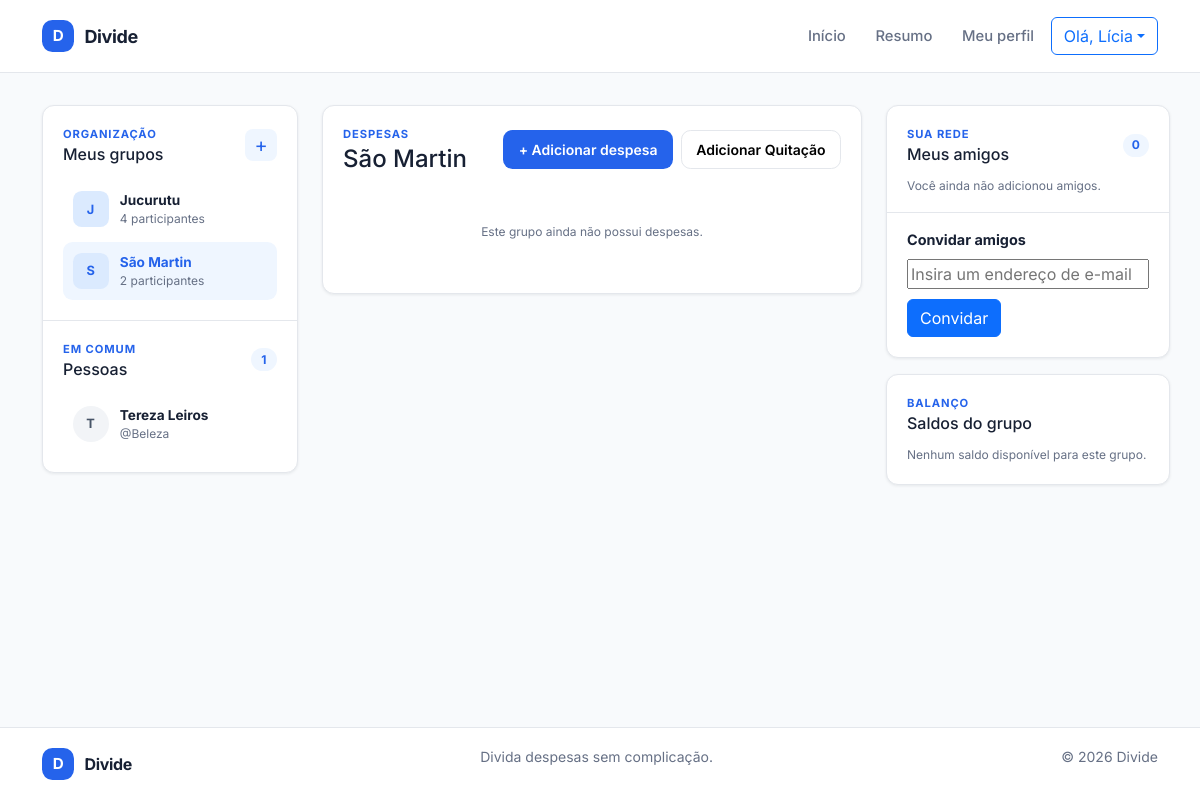
/sumario/?grupo=6 (signed in), run on the app's committed database.
### app_divide/models/grupo.py (models this page shows, shortened)
class Grupo(models.Model):
    nome = models.CharField(max_length=100, unique=True)
    descricao = models.TextField(blank=True, null=True)
    data_criacao = models.DateTimeField(auto_now_add=True)
    criado_por = models.ForeignKey(settings.AUTH_USER_MODEL,
                on_delete=models.CASCADE, related_name='criador_grupo')

### app_divide/views/HomeView.py (the view)
def sumario_view(request):
    print(f"Request method: {request.method} em sumario_view")
    grupos = Grupo.objects.none()
    pessoas = get_user_model().objects.none()
    grupo_selecionado = None
    despesas = []
    despesa_form = DespesaForm()
    pagamento_form = None
    convite_form = ConvidarForm()
    gerenciar_sumario = None
    if request.user.is_authenticated:
        grupos = (Grupo.objects.annotate(participantes_ativos=Count('participantes', filter=Q(participantes__ativo=True), distinct=True,))
                  .filter(participantes__usuario=request.user, participantes__ativo=True)
                  .distinct()
                  .order_by('nome')
                  )
        pessoas = (
            get_user_model().objects
            .filter(participacoes__grupo__in=grupos, participacoes__ativo=True)
            .exclude(pk=request.user.pk)
            .distinct()
            .order_by('first_name', 'username')
        )
        grupo_id = request.POST.get('grupo') if request.method == 'POST' else request.GET.get('grupo')
        print(f"Grupo_ID selecionado: {grupo_id}")
        if grupo_id and grupo_id.isdigit():
            grupo_selecionado = grupos.filter(pk=grupo_id).first()
        if grupo_selecionado is None:
            grupo_selecionado = grupos.first()
        if grupo_selecionado is not None:
            gerenciar_sumario = GerenciarSumario(grupo_selecionado)
            despesas = (
                grupo_selecionado.grupo_despesa
                .select_related('criador', 'criador__usuario')
                .order_by('-data_despesa', '-pk')
            )
            pessoas = (
                get_user_model().objects
                .filter(participacoes__grupo_id=grupo_selecionado.pk, participacoes__ativo=True)
                .exclude(pk=request.user.pk)
                .distinct()
                .order_by('first_name', 'username')
            )
    pagamento_form = PagamentoForm(grupo=grupo_selecionado) if grupo_selecionado else None
    context = {
        'grupos': grupos,
        'pessoas': pessoas,
        'grupo_selecionado': grupo_selecionado,
        'despesas': despesas,
        'despesa_form': despesa_form,
        'valores_individuais': gerenciar_sumario.calcular_valores_individuais() if gerenciar_sumario is not None else {},
        'pagamento_form': pagamento_form,
        'convite_form': convite_form,
    }
    return render(request, template_name='home/sumario.html', context=context, status=200)

### app_divide/templates/home/sumario.html (shortened to what this page needs)
{% extends "base.html" %}
{% load static %}
{% block styles %}
    <link rel="stylesheet" href="{% static 'css/sumario.css' %}">
{% endblock %}
{% block content %}
    <div class="container summary-layout">
        <aside class="summary-sidebar" aria-label="Seus grupos e contatos">
            <section class="sidebar-section" aria-labelledby="groups-title">
                <div class="section-heading">
                    <div>
                        <p class="eyebrow">Organização</p>
                        <h2 id="groups-title">Meus grupos</h2>
                    </div>
                    {% if user.is_authenticated %}
                        <button class="icon-button"
                                type="button"
                                data-bs-toggle="modal"
                                data-bs-target="#groupModal"
                                aria-label="Criar novo grupo"
                                title="Criar novo grupo">+</button>
                    {% endif %}
                </div>
                {% if user.is_authenticated %}
                    {% if grupos %}
                        <ul class="sidebar-list">
                            {% for grupo in grupos %}
                                <li>
                                    <a class="sidebar-item{% if grupo.pk == grupo_selecionado.pk %} is-active{% endif %}"
                                       href="{% url 'sumario' %}?grupo={{ grupo.pk }}"
                                       {% if grupo.pk == grupo_selecionado.pk %}aria-current="page"{% endif %}>
                                        <span class="item-avatar item-avatar-group" aria-hidden="true">{{ grupo.nome|first|upper }}</span>
                                        <span class="item-content"><strong>{{ grupo.nome }}</strong><small>{{ grupo.participantes_ativos }} participante{{ grupo.participantes_ativos|pluralize }}</small></span>
                                    </a>
                                </li>
                            {% endfor %}
                        </ul>
                    {% else %}
                        <p class="empty-state">Você ainda não participa de nenhum grupo.</p>
                    {% endif %}
                {% else %}
                    <p class="empty-state">Entre na sua conta para visualizar seus grupos.</p>
                {% endif %}
            </section>
            <section class="sidebar-section" aria-labelledby="people-title">
                <div class="section-heading">
                    <div>
                        <p class="eyebrow">Em comum</p>
                        <h2 id="people-title">Pessoas</h2>
                    </div>
                    {% if user.is_authenticated %}<span class="count-badge">{{ pessoas|length }}</span>{% endif %}
                </div>
                {% if pessoas %}
                    <ul class="sidebar-list">
                        {% for pessoa in pessoas %}
                            <li class="sidebar-item">
                                <span class="item-avatar" aria-hidden="true">{{ pessoa.get_full_name|default:pessoa.username|first|upper }}</span>
                                <span class="item-content"><strong>{{ pessoa.get_full_name|default:pessoa.username }}</strong><small>@{{ pessoa.username }}</small></span>
                            </li>
                        {% endfor %}
                    </ul>
                {% elif user.is_authenticated %}
                    <p class="empty-state">Nenhuma outra pessoa encontrada nos seus grupos.</p>
                {% else %}
                    <p class="empty-state">As pessoas dos seus grupos aparecerão aqui.</p>
                {% endif %}
            </section>
        </aside>
        <main class="expense-column">
            <section class="content-card">
                <div class="expense-heading">
                    <div>
                        <p class="eyebrow">Despesas</p>
                        <h1>{% if grupo_selecionado %}{{ grupo_selecionado.nome }}{% else %}Selecione um grupo{% endif %}</h1>
                    </div>
                    {% if grupo_selecionado %}
                        <div class="expense-actions">
                            <button class="button button-primary button-small"
                                    type="button"
                                    data-open-expense-modal>+ Adicionar despesa</button>
                            <button class="button button-secondary button-small"
                                    type="button"
                                    data-bs-toggle="modal"
                                    data-bs-target="#paymentModal">Adicionar Quitação</button>
                        </div>
                    {% endif %}
                </div>
                {% if despesas %}
                    <ul class="expense-list">
                        {% for despesa in despesas %}
                            <li class="expense-item">
                                <div class="expense-date"><strong>{{ despesa.data_despesa|date:"d" }}</strong><span>{{ despesa.data_despesa|date:"M" }}</span></div>
                                <div class="expense-info">
                                    <strong>{{ despesa.descricao }}</strong>
                                    <small>Criada por {{ despesa.criador.nome|default:despesa.criador.usuario.first_name|default:despesa.criador.usuario.username }}</small>
                                </div>
                                <strong class="expense-value">R$ {{ despesa.valor_total|floatformat:2 }}</strong>
                            </li>
                        {% endfor %}
                    </ul>
                {% elif grupo_selecionado %}
                    <p class="empty-state expense-empty">Este grupo ainda não possui despesas.</p>
                {% else %}
                    <p class="empty-state expense-empty">Suas despesas aparecerão após você selecionar um grupo.</p>
                {% endif %}
            </section>
        </main>
        <aside class="summary-aside" aria-label="Amigos e saldos">
            <section class="content-card friends-card" aria-labelledby="friends-title">
                <div class="section-heading">
                    <div>
                        <p class="eyebrow">Sua rede</p>
                        <h2 id="friends-title">Meus amigos</h2>
                    </div>
                    {% if user.is_authenticated %}<span class="count-badge">{{ amigos|length }}</span>{% endif %}
                </div>
                {% if amigos %}
                    <ul class="friends-list">
                        {% for amigo in amigos %}
                            <li class="friend-item">
                                <span class="item-avatar" aria-hidden="true">{{ amigo.get_full_name|default:amigo.username|first|upper }}</span>
                                <span class="item-content">
                                    <strong>{{ amigo.get_full_name|default:amigo.username }}</strong>
                                    <small>@{{ amigo.username }}</small>
                                </span>
                            </li>
                        {% endfor %}
                    </ul>
                {% elif user.is_authenticated %}
                    <p class="empty-state friends-empty">Você ainda não adicionou amigos.</p>
                {% else %}
                    <p class="empty-state friends-empty">Entre na sua conta para visualizar seus amigos.</p>
                {% endif %}
                {% if user.is_authenticated %}
                    <form class="invite-form" method="post" action="{% url 'sumario' %}">
                        <label class="invite-label" for="friend-email">Convidar amigos</label>
                        {% if convite_form %}
                            <div class="invite-controls">
                                {{ convite_form.mail_destinatario }}
                                <button class="btn btn-primary" type="submit">Convidar</button>
                            </div>
                        {% endif %}
                    </form>
                {% endif %}
            </section>
            <section class="content-card balance-card" aria-labelledby="balances-title">
                <div class="section-heading">
                    <div>
                        <p class="eyebrow">Balanço</p>
                        <h2 id="balances-title">Saldos do grupo</h2>
                    </div>
                </div>
                {% if grupo_selecionado %}
                    {% if valores_individuais %}
                        {% for pessoa, saldo in valores_individuais.items %}
                            <p class="balance-row"><span>{{ pessoa }}</span><strong> R$ {{ saldo|floatformat:2 }}</strong></p>
                        {% endfor %}
                    {% else %}
                        <p class="empty-state">Nenhum saldo disponível para este grupo.</p>
                    {% endif %}
                {% else %}
                    <p class="empty-state">Selecione um grupo para visualizar os saldos.</p>
                {% endif %}
            </section>
        </aside>
    </div>
{% endblock %}

### app_divide/templates/base.html (shortened to what this page needs)
{% load static %}
<!DOCTYPE html>
<html lang="pt-BR">
    <head>
        <link href="https://cdn.jsdelivr.net/npm/bootstrap@5.3.3/dist/css/bootstrap.min.css"
              rel="stylesheet"
>
        <link rel="stylesheet" href="{% static 'css/global.css' %}">
        {% block styles %}{% endblock %}
    </head>
    <body class="{% block body_class %}{% endblock %}">
        <header class="site-header">
            <div class="container header-content">
                <a class="brand"
                   href="{% url 'home' %}"
                   aria-label="Divide — página inicial">
                    <span class="brand-mark" aria-hidden="true">D</span><span>Divide</span>
                </a>
                <nav class="main-nav" aria-label="Navegação principal">
                    <a class="nav-link" href="{% url 'home' %}">Início</a>
                    {% if user.is_authenticated %}
                        <a class="nav-link" href="{% url 'sumario' %}">Resumo</a>
                        <a class="nav-link" href="#">Meu perfil</a>
                        <div class="dropdown">
                            <button class="btn btn-outline-primary dropdown-toggle"
                                    type="button"
                                    data-bs-toggle="dropdown"
                                    aria-expanded="false">Olá, {{ user.get_short_name|default:user.username }}</button>
                        </div>
                    {% else %}
                        <a class="nav-link" href="{% url 'login' %}">Entrar</a>
                        <a class="button button-primary button-small" href="{% url 'registro' %}">Criar conta</a>
                    {% endif %}
                </nav>
            </div>
        </header>
        <main id="main-content" class="site-main">
            {% block content %}{% endblock %}
        </main>
        <footer class="site-footer">
            <div class="container footer-content">
                <a class="brand brand-footer" href="{% url 'home' %}">
                    <span class="brand-mark" aria-hidden="true">D</span><span>Divide</span>
                </a>
                <p>Divida despesas sem complicação.</p>
                <p>&copy; {% now "Y" %} Divide</p>
            </div>
        </footer>
    </body>
</html>

### data on the page
Grupo: nome|first "J", nome "Jucurutu", participantes_ativos "4"
Grupo: nome|first "S", nome "São Martin", participantes_ativos "2"

### other printed values
{{ user.get_short_name|default:user.username }} "Lícia"
{{ pessoas|length }} "1"
{{ pessoa.get_full_name|default:pessoa.username|first|upper }} "T"
{{ pessoa.get_full_name|default:pessoa.username }} "Tereza Leiros"
{{ pessoa.username }} "Beleza"
{{ amigos|length }} "0"
